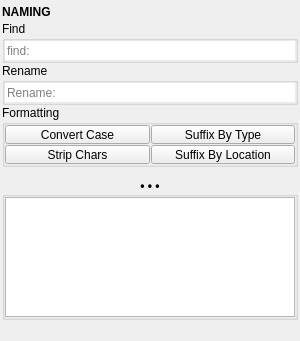
<?xml version="1.0" encoding="UTF-8"?>
<ui version="4.0">
 <class>QtUi</class>
 <widget class="QMainWindow" name="QtUi">
  <property name="enabled">
   <bool>true</bool>
  </property>
  <property name="geometry">
   <rect>
    <x>0</x>
    <y>0</y>
    <width>300</width>
    <height>164</height>
   </rect>
  </property>
  <property name="tabShape">
   <enum>QTabWidget::Triangular</enum>
  </property>
  <property name="dockNestingEnabled">
   <bool>true</bool>
  </property>
  <property name="dockOptions">
   <set>QMainWindow::AllowNestedDocks|QMainWindow::AllowTabbedDocks|QMainWindow::AnimatedDocks|QMainWindow::ForceTabbedDocks</set>
  </property>
  <property name="accessibleDescription">
   <string>Batch-rename objects or files: find and replace, case, stripping and suffixes.</string>
  </property>
  <widget class="QWidget" name="central_widget">
   <property name="minimumSize">
    <size>
     <width>300</width>
     <height>0</height>
    </size>
   </property>
   <layout class="QVBoxLayout" name="verticalLayout_2">
    <property name="leftMargin">
     <number>2</number>
    </property>
    <property name="topMargin">
     <number>2</number>
    </property>
    <property name="rightMargin">
     <number>2</number>
    </property>
    <property name="bottomMargin">
     <number>2</number>
    </property>
    <property name="spacing">
     <number>2</number>
    </property>
    <item>
     <layout class="QVBoxLayout" name="verticalLayout">
      <property name="spacing">
       <number>0</number>
      </property>
      <item>
       <widget class="Header" name="header">
        <property name="minimumSize">
         <size>
          <width>0</width>
          <height>19</height>
         </size>
        </property>
        <property name="font">
         <font>
          <weight>75</weight>
          <bold>true</bold>
         </font>
        </property>
        <property name="text">
         <string>NAMING</string>
        </property>
       </widget>
      </item>
      <item>
       <widget class="CollapsableGroup" name="groupBox_5">
        <property name="sizePolicy">
         <sizepolicy hsizetype="Preferred" vsizetype="Fixed">
          <horstretch>0</horstretch>
          <verstretch>0</verstretch>
         </sizepolicy>
        </property>
        <property name="title">
         <string>Find</string>
        </property>
        <layout class="QVBoxLayout" name="verticalLayout_6">
         <property name="spacing">
          <number>1</number>
         </property>
         <property name="leftMargin">
          <number>0</number>
         </property>
         <property name="topMargin">
          <number>0</number>
         </property>
         <property name="rightMargin">
          <number>0</number>
         </property>
         <property name="bottomMargin">
          <number>0</number>
         </property>
         <item>
          <widget class="LineEdit" name="txt000">
           <property name="minimumSize">
            <size>
             <width>0</width>
             <height>19</height>
            </size>
           </property>
           <property name="maximumSize">
            <size>
             <width>16777215</width>
             <height>19</height>
            </size>
           </property>
           <property name="toolTip">
            <string/>
           </property>
           <property name="frame">
            <bool>false</bool>
           </property>
           <property name="placeholderText">
            <string>find:</string>
           </property>
          </widget>
         </item>
        </layout>
       </widget>
      </item>
      <item>
       <widget class="CollapsableGroup" name="Naming">
        <property name="sizePolicy">
         <sizepolicy hsizetype="Preferred" vsizetype="Fixed">
          <horstretch>0</horstretch>
          <verstretch>0</verstretch>
         </sizepolicy>
        </property>
        <property name="title">
         <string>Rename</string>
        </property>
        <layout class="QVBoxLayout" name="verticalLayout_3">
         <property name="spacing">
          <number>1</number>
         </property>
         <property name="leftMargin">
          <number>0</number>
         </property>
         <property name="topMargin">
          <number>0</number>
         </property>
         <property name="rightMargin">
          <number>0</number>
         </property>
         <property name="bottomMargin">
          <number>0</number>
         </property>
         <item>
          <widget class="LineEdit" name="txt001">
           <property name="minimumSize">
            <size>
             <width>0</width>
             <height>19</height>
            </size>
           </property>
           <property name="maximumSize">
            <size>
             <width>16777215</width>
             <height>19</height>
            </size>
           </property>
           <property name="toolTip">
            <string/>
           </property>
           <property name="frame">
            <bool>false</bool>
           </property>
           <property name="placeholderText">
            <string>Rename:</string>
           </property>
          </widget>
         </item>
        </layout>
       </widget>
      </item>
      <item>
       <widget class="CollapsableGroup" name="Formatting">
        <property name="sizePolicy">
         <sizepolicy hsizetype="Preferred" vsizetype="Fixed">
          <horstretch>0</horstretch>
          <verstretch>0</verstretch>
         </sizepolicy>
        </property>
        <property name="title">
         <string>Formatting</string>
        </property>
        <layout class="QGridLayout" name="gridLayout">
         <property name="leftMargin">
          <number>0</number>
         </property>
         <property name="topMargin">
          <number>0</number>
         </property>
         <property name="rightMargin">
          <number>0</number>
         </property>
         <property name="bottomMargin">
          <number>0</number>
         </property>
         <property name="spacing">
          <number>1</number>
         </property>
         <item row="0" column="0">
          <widget class="PushButton" name="tb000">
           <property name="enabled">
            <bool>true</bool>
           </property>
           <property name="minimumSize">
            <size>
             <width>0</width>
             <height>19</height>
            </size>
           </property>
           <property name="maximumSize">
            <size>
             <width>16777215</width>
             <height>19</height>
            </size>
           </property>
           <property name="toolTip">
            <string>Convert the case of scene object names.

If nothing is selected, all scene objects will be renamed.</string>
           </property>
           <property name="text">
            <string>Convert Case</string>
           </property>
           <property name="iconSize">
            <size>
             <width>18</width>
             <height>18</height>
            </size>
           </property>
          </widget>
         </item>
         <item row="0" column="2">
          <widget class="PushButton" name="tb003">
           <property name="enabled">
            <bool>true</bool>
           </property>
           <property name="minimumSize">
            <size>
             <width>0</width>
             <height>19</height>
            </size>
           </property>
           <property name="maximumSize">
            <size>
             <width>16777215</width>
             <height>19</height>
            </size>
           </property>
           <property name="toolTip">
            <string>Rename objects with a suffix defined by its type.

Options include stripping trailing integers and underscores.</string>
           </property>
           <property name="text">
            <string>Suffix By Type</string>
           </property>
           <property name="iconSize">
            <size>
             <width>18</width>
             <height>18</height>
            </size>
           </property>
          </widget>
         </item>
         <item row="1" column="0">
          <widget class="PushButton" name="tb002">
           <property name="enabled">
            <bool>true</bool>
           </property>
           <property name="minimumSize">
            <size>
             <width>0</width>
             <height>19</height>
            </size>
           </property>
           <property name="maximumSize">
            <size>
             <width>16777215</width>
             <height>19</height>
            </size>
           </property>
           <property name="toolTip">
            <string>Deletes characters from the names of the provided objects and renames them.</string>
           </property>
           <property name="text">
            <string>Strip Chars</string>
           </property>
           <property name="iconSize">
            <size>
             <width>18</width>
             <height>18</height>
            </size>
           </property>
          </widget>
         </item>
         <item row="1" column="2">
          <widget class="PushButton" name="tb001">
           <property name="enabled">
            <bool>true</bool>
           </property>
           <property name="minimumSize">
            <size>
             <width>0</width>
             <height>19</height>
            </size>
           </property>
           <property name="maximumSize">
            <size>
             <width>16777215</width>
             <height>19</height>
            </size>
           </property>
           <property name="toolTip">
            <string>Rename objects with a suffix defined by its location from origin.</string>
           </property>
           <property name="text">
            <string>Suffix By Location</string>
           </property>
           <property name="iconSize">
            <size>
             <width>18</width>
             <height>18</height>
            </size>
           </property>
          </widget>
         </item>
        </layout>
       </widget>
      </item>
      <item>
       <spacer name="verticalSpacer_2">
        <property name="orientation">
         <enum>Qt::Vertical</enum>
        </property>
        <property name="sizeType">
         <enum>QSizePolicy::Fixed</enum>
        </property>
        <property name="sizeHint" stdset="0">
         <size>
          <width>0</width>
          <height>10</height>
         </size>
        </property>
       </spacer>
      </item>
      <item>
       <widget class="CollapsableGroup" name="output_grp">
        <property name="font">
         <font>
          <weight>75</weight>
          <bold>true</bold>
         </font>
        </property>
        <property name="title">
         <string>• • •</string>
        </property>
        <property name="alignment">
         <set>Qt::AlignCenter</set>
        </property>
        <layout class="QVBoxLayout" name="verticalLayout_4">
         <property name="spacing">
          <number>1</number>
         </property>
         <property name="leftMargin">
          <number>0</number>
         </property>
         <property name="topMargin">
          <number>0</number>
         </property>
         <property name="rightMargin">
          <number>0</number>
         </property>
         <property name="bottomMargin">
          <number>0</number>
         </property>
         <item>
          <widget class="QTextBrowser" name="txt002">
           <property name="minimumSize">
            <size>
             <width>0</width>
             <height>120</height>
            </size>
           </property>
           <property name="verticalScrollBarPolicy">
            <enum>Qt::ScrollBarAsNeeded</enum>
           </property>
           <property name="sizeAdjustPolicy">
            <enum>QAbstractScrollArea::AdjustIgnored</enum>
           </property>
           <property name="openExternalLinks">
            <bool>false</bool>
           </property>
           <property name="openLinks">
            <bool>false</bool>
           </property>
          </widget>
         </item>
        </layout>
       </widget>
      </item>
      <item>
       <widget class="Footer" name="footer" native="true">
        <property name="minimumSize">
         <size>
          <width>0</width>
          <height>19</height>
         </size>
        </property>
        <property name="maximumSize">
         <size>
          <width>16777215</width>
          <height>19</height>
         </size>
        </property>
       </widget>
      </item>
     </layout>
    </item>
   </layout>
  </widget>
 </widget>
 <customwidgets>
  <customwidget>
   <class>Footer</class>
   <extends>QWidget</extends>
   <header>uitk.widgets.footer</header>
  </customwidget>
  <customwidget>
   <class>Header</class>
   <extends>QLabel</extends>
   <header>uitk.widgets.header.Header.h</header>
  </customwidget>
  <customwidget>
   <class>PushButton</class>
   <extends>QPushButton</extends>
   <header>widgets.pushbutton.h</header>
  </customwidget>
  <customwidget>
   <class>LineEdit</class>
   <extends>QLineEdit</extends>
   <header>widgets.lineedit.h</header>
  </customwidget>
  <customwidget>
   <class>CollapsableGroup</class>
   <extends>QGroupBox</extends>
   <header>uitk.widgets.collapsableGroup.CollapsableGroup.h</header>
   <container>1</container>
  </customwidget>
 </customwidgets>
 <resources/>
 <connections/>
 <designerdata>
  <property name="gridDeltaX">
   <number>5</number>
  </property>
  <property name="gridDeltaY">
   <number>5</number>
  </property>
  <property name="gridSnapX">
   <bool>true</bool>
  </property>
  <property name="gridSnapY">
   <bool>true</bool>
  </property>
  <property name="gridVisible">
   <bool>true</bool>
  </property>
 </designerdata>
</ui>
